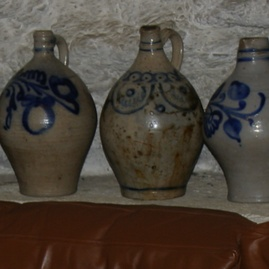
%> input picture images/cave-flash.jpg, 269 x 269 px, shrunk from 512 x 512 before the run
$ octave testSmooth.m   (GNU Octave 9; MATLAB toolbox functions it lacks are replaced by stand-ins)
%> lines starting %> are read from the running program, lines starting %| are printed output that depends on the picture
### bilateralFilter.m
%
% original src: http://people.csail.mit.edu/jiawen/software/bilateralFilter.m
% original author: Jiawen (Kevin) Chen
%   <jiawen@csail.mit.edu>
%   http://people.csail.mit.edu/jiawen/
%

% output = bilateralFilter( data, edge, ...
%                          edgeMin, edgeMax, ...
%                          sigmaSpatial, sigmaRange, ...
%                          samplingSpatial, samplingRange )
%
% Bilateral and Cross-Bilateral Filter using the Bilateral Grid.
%
% Bilaterally filters the image 'data' using the edges in the image 'edge'.
% If 'data' == 'edge', then it the standard bilateral filter.
% Otherwise, it is the 'cross' or 'joint' bilateral filter.
% For convenience, you can also pass in [] for 'edge' for the normal
% bilateral filter.
%
% Note that for the cross bilateral filter, data does not need to be
% defined everywhere.  Undefined values can be set to 'NaN'.  However, edge
% *does* need to be defined everywhere.
%
% data and edge should be of the greyscale, double-precision floating point
% matrices of the same size (i.e. they should be [ height x width ])
%
% data is the only required argument
%
% edgeMin and edgeMax specifies the min and max values of 'edge' (or 'data'
% for the normal bilateral filter) and is useful when the input is in a
% range that's not between 0 and 1.  For instance, if you are filtering the
% L channel of an image that ranges between 0 and 100, set edgeMin to 0 and
% edgeMax to 100.
%
% edgeMin defaults to min( edge( : ) ) and edgeMax defaults to max( edge( : ) ).
% This is probably *not* what you want, since the input may not span the
% entire range.
%
% sigmaSpatial and sigmaRange specifies the standard deviation of the space
% and range gaussians, respectively.
% sigmaSpatial defaults to min( width, height ) / 16
% sigmaRange defaults to ( edgeMax - edgeMin ) / 10.
%
% samplingSpatial and samplingRange specifies the amount of downsampling
% used for the approximation.  Higher values use less memory but are also
% less accurate.  The default and recommended values are:
%
% samplingSpatial = sigmaSpatial
% samplingRange = sigmaRange
%

function output = bilateralFilter( data, edge, edgeMin, edgeMax, sigmaSpatial, sigmaRange, ...
    samplingSpatial, samplingRange )

if( ndims( data ) > 2 ),
    error( 'data must be a greyscale image with size [ height, width ]' );
end

if( ~isa( data, 'double' ) ),
    error( 'data must be of class "double"' );
end

if ~exist( 'edge', 'var' ),
    edge = data;
elseif isempty( edge ),
    edge = data;
end

if( ndims( edge ) > 2 ),
    error( 'edge must be a greyscale image with size [ height, width ]' );
end

if( ~isa( edge, 'double' ) ),
    error( 'edge must be of class "double"' );
end

inputHeight = size( data, 1 );
inputWidth = size( data, 2 );

if ~exist( 'edgeMin', 'var' ),
    edgeMin = min( edge( : ) );
    warning( 'edgeMin not set!  Defaulting to: %f\n', edgeMin );
end

if ~exist( 'edgeMax', 'var' ),
    edgeMax = max( edge( : ) );
    warning( 'edgeMax not set!  Defaulting to: %f\n', edgeMax );
end

edgeDelta = edgeMax - edgeMin;

if ~exist( 'sigmaSpatial', 'var' ),
    sigmaSpatial = min( inputWidth, inputHeight ) / 16;
    fprintf( 'Using default sigmaSpatial of: %f\n', sigmaSpatial );
end

if ~exist( 'sigmaRange', 'var' ),
    sigmaRange = 0.1 * edgeDelta;
    fprintf( 'Using default sigmaRange of: %f\n', sigmaRange );
end

if ~exist( 'samplingSpatial', 'var' ),
    samplingSpatial = sigmaSpatial;
end

if ~exist( 'samplingRange', 'var' ),
    samplingRange = sigmaRange;
end

if size( data ) ~= size( edge ),
    error( 'data and edge must be of the same size' );
end

% parameters
derivedSigmaSpatial = sigmaSpatial / samplingSpatial;
derivedSigmaRange = sigmaRange / samplingRange;

paddingXY = floor( 2 * derivedSigmaSpatial ) + 1;
paddingZ = floor( 2 * derivedSigmaRange ) + 1;

% allocate 3D grid
downsampledWidth = floor( ( inputWidth - 1 ) / samplingSpatial ) + 1 + 2 * paddingXY;
downsampledHeight = floor( ( inputHeight - 1 ) / samplingSpatial ) + 1 + 2 * paddingXY;
downsampledDepth = floor( edgeDelta / samplingRange ) + 1 + 2 * paddingZ;

gridData = zeros( downsampledHeight, downsampledWidth, downsampledDepth );
gridWeights = zeros( downsampledHeight, downsampledWidth, downsampledDepth );

% compute downsampled indices
[ jj, ii ] = meshgrid( 0 : inputWidth - 1, 0 : inputHeight - 1 );

% ii =
% 0 0 0 0 0
% 1 1 1 1 1
% 2 2 2 2 2

% jj =
% 0 1 2 3 4
% 0 1 2 3 4
% 0 1 2 3 4

% so when iterating over ii( k ), jj( k )
% get: ( 0, 0 ), ( 1, 0 ), ( 2, 0 ), ... (down columns first)

di = round( ii / samplingSpatial ) + paddingXY + 1;
dj = round( jj / samplingSpatial ) + paddingXY + 1;
dz = round( ( edge - edgeMin ) / samplingRange ) + paddingZ + 1;

% perform scatter (there's probably a faster way than this)
% normally would do downsampledWeights( di, dj, dk ) = 1, but we have to
% perform a summation to do box downsampling
for k = 1 : numel( dz ),

    dataZ = data( k ); % traverses the image column wise, same as di( k )
    if ~isnan( dataZ  ),

        dik = di( k );
        djk = dj( k );
        dzk = dz( k );

        gridData( dik, djk, dzk ) = gridData( dik, djk, dzk ) + dataZ;
        gridWeights( dik, djk, dzk ) = gridWeights( dik, djk, dzk ) + 1;

    end
end

% make gaussian kernel
kernelWidth = 2 * derivedSigmaSpatial + 1;
kernelHeight = kernelWidth;
kernelDepth = 2 * derivedSigmaRange + 1;

halfKernelWidth = floor( kernelWidth / 2 );
halfKernelHeight = floor( kernelHeight / 2 );
halfKernelDepth = floor( kernelDepth / 2 );

[gridX, gridY, gridZ] = meshgrid( 0 : kernelWidth - 1, 0 : kernelHeight - 1, 0 : kernelDepth - 1 );
gridX = gridX - halfKernelWidth;
gridY = gridY - halfKernelHeight;
gridZ = gridZ - halfKernelDepth;
gridRSquared = ( gridX .* gridX + gridY .* gridY ) / ( derivedSigmaSpatial * derivedSigmaSpatial ) + ( gridZ .* gridZ ) / ( derivedSigmaRange * derivedSigmaRange );
kernel = exp( -0.5 * gridRSquared );

% convolve
blurredGridData = convn( gridData, kernel, 'same' );
blurredGridWeights = convn( gridWeights, kernel, 'same' );

% divide
blurredGridWeights( blurredGridWeights == 0 ) = -2; % avoid divide by 0, won't read there anyway
normalizedBlurredGrid = blurredGridData ./ blurredGridWeights;
normalizedBlurredGrid( blurredGridWeights < -1 ) = 0; % put 0s where it's undefined

% for debugging
% blurredGridWeights( blurredGridWeights < -1 ) = 0; % put zeros back

% upsample
[ jj, ii ] = meshgrid( 0 : inputWidth - 1, 0 : inputHeight - 1 ); % meshgrid does x, then y, so output arguments need to be reversed
% no rounding
di = ( ii / samplingSpatial ) + paddingXY + 1;
dj = ( jj / samplingSpatial ) + paddingXY + 1;
dz = ( edge - edgeMin ) / samplingRange + paddingZ + 1;

% interpn takes rows, then cols, etc
% i.e. size(v,1), then size(v,2), ...
output = interpn( normalizedBlurredGrid, di, dj, dz );

### l0Minimization/l0Minimization.m
%   Distribution code Version 1.0 -- 09/23/2011 by Jiaya Jia Copyright 2011, The Chinese University of Hong Kong.
%
%   The Code is created based on the method described in the following paper
%   [1] "Image Smoothing via L0 Gradient Minimization", Li Xu, Cewu Lu, Yi Xu, Jiaya Jia, ACM Transactions on Graphics,
%   (SIGGRAPH Asia 2011), 2011.
%
%   The code and the algorithm are for non-comercial use only.


function S = l0Minimization(Im, lambda, kappa)
%L0Smooth - Image Smoothing via L0 Gradient Minimization
%   S = L0Smooth(Im, lambda, kappa) performs L0 graidient smoothing of input
%   image Im, with smoothness weight lambda and rate kappa.
%
%   Paras:
%   @Im    : Input UINT8 image, both grayscale and color images are acceptable.
%   @lambda: Smoothing parameter controlling the degree of smooth. (See [1])
%            Typically it is within the range [1e-3, 1e-1], 2e-2 by default.
%   @kappa : Parameter that controls the rate. (See [1])
%            Small kappa results in more iteratioins and with sharper edges.
%            We select kappa in (1, 2].
%            kappa = 2 is suggested for natural images.
%
%   Example
%   ==========
%   Im  = imread('pflower.jpg');
%   S  = L0Smooth(Im); % Default Parameters (lambda = 2e-2, kappa = 2)
%   figure, imshow(Im), figure, imshow(S);


if ~exist('kappa','var')
    kappa = 2.0;
end
if ~exist('lambda','var')
    lambda = 2e-2;
end
S = im2double(Im);
betamax = 1e5;
fx = [1, -1];
fy = [1; -1];
[N,M,D] = size(Im);
sizeI2D = [N,M];
otfFx = psf2otf(fx,sizeI2D);
otfFy = psf2otf(fy,sizeI2D);
Normin1 = fft2(S);
Denormin2 = abs(otfFx).^2 + abs(otfFy ).^2;
if D>1
    Denormin2 = repmat(Denormin2,[1,1,D]);
end
beta = 2*lambda;
while beta < betamax
    Denormin   = 1 + beta*Denormin2;
    % h-v subproblem
    h = [diff(S,1,2), S(:,1,:) - S(:,end,:)];
    v = [diff(S,1,1); S(1,:,:) - S(end,:,:)];
    if D==1
        t = (h.^2+v.^2)<lambda/beta;
    else
        t = sum((h.^2+v.^2),3)<lambda/beta;
        t = repmat(t,[1,1,D]);
    end
    h(t)=0; v(t)=0;
    % S subproblem
    Normin2 = [h(:,end,:) - h(:, 1,:), -diff(h,1,2)];
    Normin2 = Normin2 + [v(end,:,:) - v(1, :,:); -diff(v,1,1)];
    FS = (Normin1 + beta*fft2(Normin2))./Denormin;
    S = real(ifft2(FS));
    beta = beta*kappa;
    fprintf('.');
end
fprintf('\n');
end

### wlsFilter.m
%
% original src: http://www.cs.huji.ac.il/~danix/epd/wlsFilter.m
% original author: Dani Lischinski
%   <danix@mail.huji.ac.il>
%   http://www.cs.huji.ac.il/~danix/
%

function OUT = wlsFilter(IN, lambda, alpha, L)
%WLSFILTER Edge-preserving smoothing based on the weighted least squares(WLS)
%   optimization framework, as described in Farbman, Fattal, Lischinski, and
%   Szeliski, "Edge-Preserving Decompositions for Multi-Scale Tone and Detail
%   Manipulation", ACM Transactions on Graphics, 27(3), August 2008.
%
%   Given an input image IN, we seek a new image OUT, which, on the one hand,
%   is as close as possible to IN, and, at the same time, is as smooth as
%   possible everywhere, except across significant gradients in L.
%
%
%   Input arguments:
%   ----------------
%     IN              Input image (2-D, double, N-by-M matrix).
%
%     lambda          Balances between the data term and the smoothness
%                     term. Increasing lambda will produce smoother images.
%                     Default value is 1.0
%
%     alpha           Gives a degree of control over the affinities by non-
%                     lineary scaling the gradients. Increasing alpha will
%                     result in sharper preserved edges. Default value: 1.2
%
%     L               Source image for the affinity matrix. Same dimensions
%                     as the input image IN. Default: log(IN)
%
%
%   Example
%   -------
%     RGB = imread('peppers.png');
%     I = double(rgb2gray(RGB));
%     I = I./max(I(:));
%     res = wlsFilter(I, 0.5);
%     figure, imshow(I), figure, imshow(res)
%     res = wlsFilter(I, 2, 2);
%     figure, imshow(res)

if(~exist('L', 'var')),
    L = log(IN+eps);
end

if(~exist('alpha', 'var')),
    alpha = 1.2;
end

if(~exist('lambda', 'var')),
    lambda = 1;
end

smallNum = 0.0001;

[r,c] = size(IN);
k = r*c;

% Compute affinities between adjacent pixels based on gradients of L
dy = diff(L, 1, 1);
dy = -lambda./(abs(dy).^alpha + smallNum);
dy = padarray(dy, [1 0], 'post');
dy = dy(:);

dx = diff(L, 1, 2);
dx = -lambda./(abs(dx).^alpha + smallNum);
dx = padarray(dx, [0 1], 'post');
dx = dx(:);


% Construct a five-point spatially inhomogeneous Laplacian matrix
B(:,1) = dx;
B(:,2) = dy;
d = [-r,-1];
A = spdiags(B,d,k,k);

e = dx;
w = padarray(dx, r, 'pre'); w = w(1:end-r);
s = dy;
n = padarray(dy, 1, 'pre'); n = n(1:end-1);

D = 1-(e+w+s+n);
A = A + A' + spdiags(D, 0, k, k);

% Solve
OUT = A\IN(:);
OUT = reshape(OUT, r, c);

### testSmooth.m
%
% testing program of several edge-preserving filters
% author: Shuen-Huei (Drake) Guan
% Nov 2011
%

%%%% configurations

% input path for images
inputPath = 'input_images/';

% output path for results
outputPath = 'result/';

% filter list, each is a subfolder name with similar function name,
% followed by its own parameters
filters = {
    'l0Minimization' 'C, 0.003';
    'wlsFilter' 'C, 1.1, 1.5';
    'bilateralFilter' 'C, [], 0, 1, 10, 0.2';
    'localExtrema' 'C, Y, 17';
    'domainTransform' 'C, 20, 0.4';
    'guidedFilter' 'Y, C, 8, 0.2^2';
};

% image list for testing
images = {'cave-flash', 'cave-noflash', 'flower', 'pflower', 'rock2', 'statue', 'toy', 'tulips'};
%images = {'flower'};

% image enhancement factor/ratio
enc_ratio = 3;

% update/add path
for j=1:size(filters(:, 1))
    addpath(filters{j, 1});
end

% flag to show the result or not
flag_imshow = 0;

% flag to save the result or not
flag_saveimg = 1;


%%%% testing program starts here

% for each image
for i=1:size(images, 2)
    filename = [inputPath images{1, i} '.jpg'];
    I = double(imread(filename))/255;
    G = rgb2gray(I);
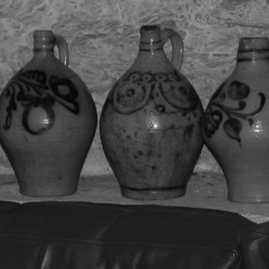
%> G: size 269x269 double; min 0.0226, max 0.957, mean 0.262
    YIQ = rgb2ntsc(I);
%> YIQ: size 269x269x3 double; mean of channels 1, 2, 3 0.262, 0.0323, -0.00389
    Y = YIQ(:, :, 1);
    [height, width, channel] = size(I);
%> height = 269; width = 269; channel = 3
    disp(['>> processing...' filename]);

    if (flag_imshow)
        figure;
        imshow(I);
        title(['input image: ' filename]);
    end

    % for each filter
    for j=1:size(filters(:, 1))
        expression = sprintf('%s(%s)', filters{j, 1}, filters{j, 2});
        disp(['>>   applying the filter ' expression]);

        % for each channel/component in input image
        M = [];
        for k=1:channel
            % ex, localExtrema(I, 3)
            C = I(:, :, k);
%> (the run ends here)

$ run again, with images/flower.jpg copied over images/cave-flash.jpg
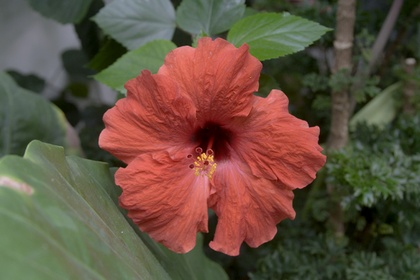
%> input picture images/flower.jpg, 420 x 280 px, shrunk from 800 x 533 before the run
%> YIQ: size 280x420x3 double; mean of channels 1, 2, 3 0.332, 0.065, -0.00445

$ run again, with images/rock2.jpg copied over images/cave-flash.jpg
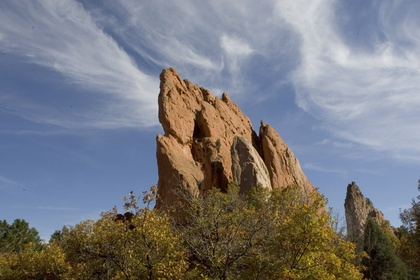
%> input picture images/rock2.jpg, 420 x 280 px, shrunk from 876 x 584 before the run
%> YIQ: size 280x420x3 double; mean of channels 1, 2, 3 0.475, -0.00822, 0.00516
